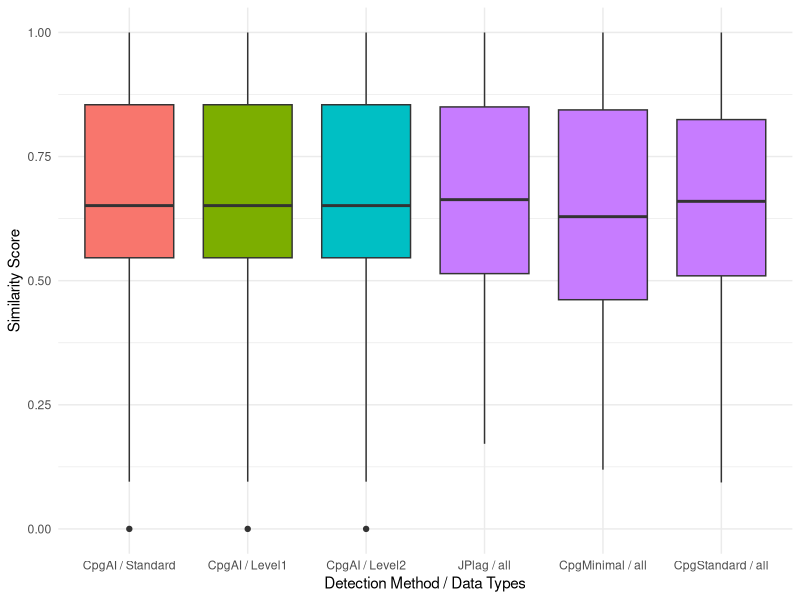
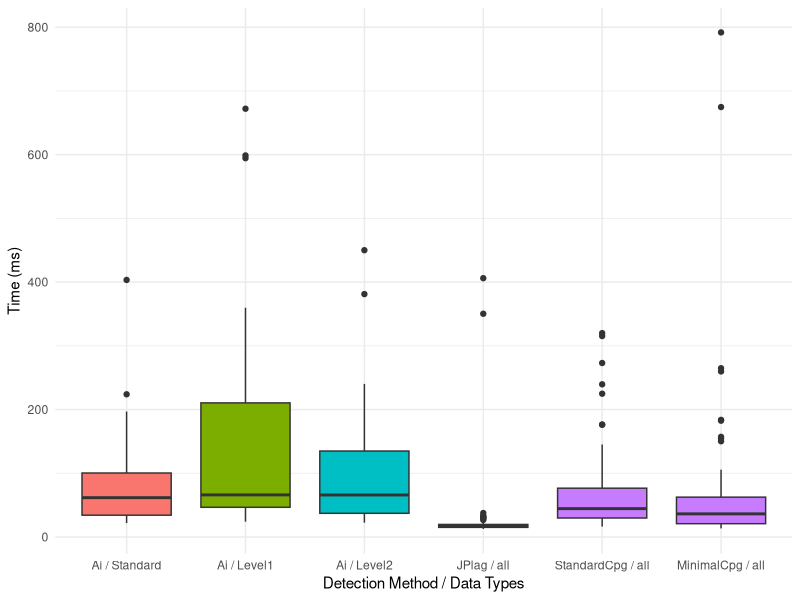
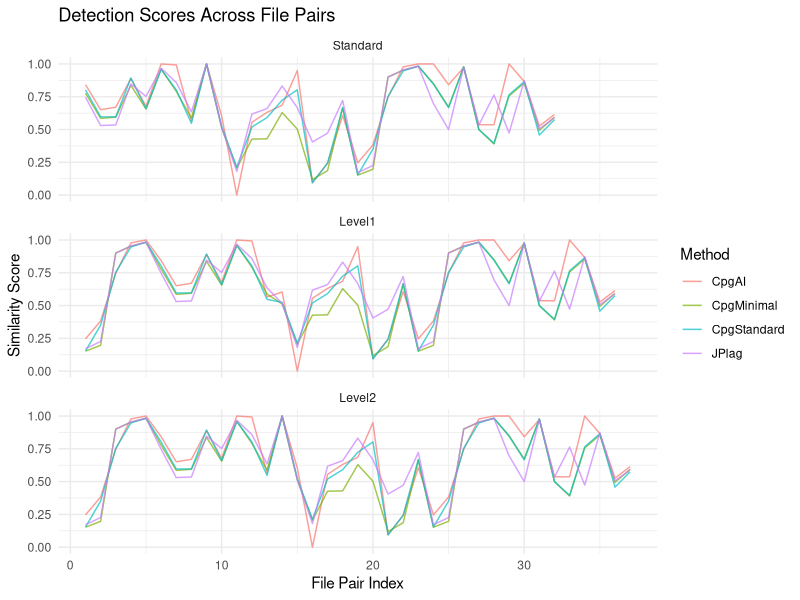

Write R code to recreate these figures, in order.
#@author Anthropic Claude Sonnet 4.5

# Load required libraries
library(ggplot2)
library(dplyr)
library(tidyr)
library(gridExtra)

# Read the data
data <- read.csv("results/AI_plagiarism_results_Standard.csv")
data1 <- read.csv("results/AI_plagiarism_results_Level1.csv")
data2 <- read.csv("results/AI_plagiarism_results_Level2.csv")
# Add dataset identifier to each dataframe
data$Dataset <- "Standard"
data1$Dataset <- "Level1"
data2$Dataset <- "Level2"
# Combine all datasets
combined_data <- bind_rows(data, data1, data2)



# 1. Comparison of Detection Methods (Box Plot) with all datasets
detection_comparison <- combined_data %>%
  select(JPlag, CpgMinimal, CpgStandard, CpgAI, Dataset) %>%
  pivot_longer(cols = c(JPlag, CpgMinimal, CpgStandard, CpgAI),
               names_to = "Method",
               values_to = "Score") %>%
  mutate(
    DatasetPlot = if_else(Method %in% c("JPlag", "CpgMinimal", "CpgStandard"),
                          "all",
                          Dataset),
    Method = factor(Method, levels = c("JPlag", "CpgMinimal", "CpgStandard", "CpgAI")),
    DatasetPlot = factor(DatasetPlot, levels = c("Standard", "Level1", "Level2", "all"))
  ) %>%
  distinct(Method, Score, DatasetPlot, .keep_all = TRUE)
p1 <- ggplot(
  detection_comparison,
  aes(x = interaction(Method, DatasetPlot, sep = " / "), y = Score, fill = DatasetPlot)
) +
  geom_boxplot() +
  labs(
    #title = "",
    x = "Detection Method / Data Types",
    y = "Similarity Score",
    fill = "Dataset"
  ) +
  theme_minimal() +
  theme(legend.position = "none")






# 2. Performance Time Comparison (Box Plot) with all datasets
time_comparison <- combined_data %>%
  select(TimeJPlag.ms., TimeStandardCpg.ms., TimeMinimalCpg.ms., TimeAi.ms., Dataset) %>%
  pivot_longer(cols = starts_with("Time"),
               names_to = "Method",
               values_to = "Time") %>%
  mutate(
    Method = gsub("Time", "", Method),
    Method = gsub("\\.ms\\.", "", Method),
    DatasetPlot = if_else(Method %in% c("JPlag", "StandardCpg", "MinimalCpg"),
                          "all",
                          Dataset),
    Method = factor(Method, levels = c("JPlag", "StandardCpg", "MinimalCpg", "Ai")),
    DatasetPlot = factor(DatasetPlot, levels = c("Standard", "Level1", "Level2", "all"))
  ) %>%
  distinct(Method, Time, DatasetPlot, .keep_all = TRUE)
p2 <- ggplot(
  time_comparison,
  aes(x = interaction(Method, DatasetPlot, sep = " / "), y = Time, fill = DatasetPlot)
) +
  geom_boxplot() +
  labs(
    #title = "",
    x = "Detection Method / Data Types",
    y = "Time (ms)",
    fill = "Dataset"
  ) +
  theme_minimal() +
  theme(legend.position = "none")





# 5. Line Plot: Method Performance Across File Pairs (per dataset)
line_data <- combined_data %>%
  group_by(Dataset) %>%
  mutate(Pair = row_number()) %>%
  ungroup() %>%
  select(Pair, JPlag, CpgMinimal, CpgStandard, CpgAI, Dataset) %>%
  pivot_longer(cols = c(JPlag, CpgMinimal, CpgStandard, CpgAI),
               names_to = "Method",
               values_to = "Score") %>%
  mutate(Dataset = factor(Dataset, levels = c("Standard", "Level1", "Level2")))

p5 <- ggplot(line_data, aes(x = Pair, y = Score, color = Method)) +
  geom_line(alpha = 0.7) +
  facet_wrap(~Dataset, ncol = 1) +
  labs(title = "Detection Scores Across File Pairs",
       x = "File Pair Index",
       y = "Similarity Score") +
  theme_minimal()



# Save all plots
ggsave("plagiarism_comparison.png", p1, width = 10, height = 6)
ggsave("time_comparison.png", p2, width = 10, height = 6)
ggsave("scores_across_pairs.png", p5, width = 12, height = 8)


# Summary statistics for Detection Score Comparison (Plot #1)
detection_stats <- detection_comparison %>%
  group_by(Method, DatasetPlot) %>%
  summarise(
    Mean = mean(Score, na.rm = TRUE),
    Median = median(Score, na.rm = TRUE),
    SD = sd(Score, na.rm = TRUE),
    Min = min(Score, na.rm = TRUE),
    Max = max(Score, na.rm = TRUE),
    N = n(),
    .groups = "drop"
  ) %>%
  arrange(Method, DatasetPlot)
print("Detection Score Statistics:")
print(detection_stats)
#write.csv(detection_stats, "detection_score_statistics.csv", row.names = FALSE)
# Summary statistics for Execution Time Comparison (Plot #2)
time_stats <- time_comparison %>%
  group_by(Method, DatasetPlot) %>%
  summarise(
    Mean = mean(Time, na.rm = TRUE),
    Median = median(Time, na.rm = TRUE),
    SD = sd(Time, na.rm = TRUE),
    Min = min(Time, na.rm = TRUE),
    Max = max(Time, na.rm = TRUE),
    N = n(),
    .groups = "drop"
  ) %>%
  arrange(Method, DatasetPlot)
print("Execution Time Statistics:")
print(time_stats)
#write.csv(time_stats, "execution_time_statistics.csv", row.names = FALSE)



print("All diagrams have been created and saved!")
